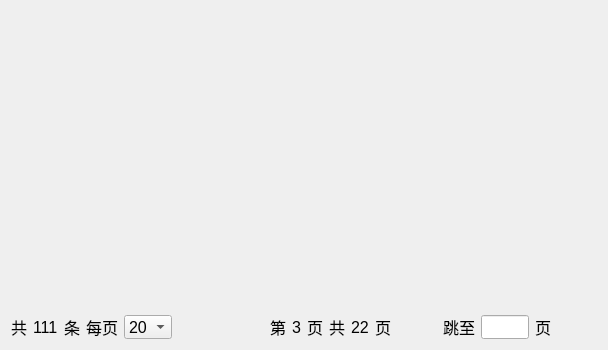
<?xml version="1.0" encoding="UTF-8"?>
<ui version="4.0">
 <class>ViewDBWidget</class>
 <widget class="QWidget" name="ViewDBWidget">
  <property name="geometry">
   <rect>
    <x>0</x>
    <y>0</y>
    <width>604</width>
    <height>350</height>
   </rect>
  </property>
  <property name="windowTitle">
   <string>Form</string>
  </property>
  <layout class="QVBoxLayout" name="verticalLayout" stretch="19,1">
   <item>
    <layout class="QHBoxLayout" name="TableLayout"/>
   </item>
   <item>
    <layout class="QHBoxLayout" name="horizontalLayout_5">
     <item>
      <spacer name="horizontalSpacer_2">
       <property name="orientation">
        <enum>Qt::Horizontal</enum>
       </property>
       <property name="sizeHint" stdset="0">
        <size>
         <width>40</width>
         <height>20</height>
        </size>
       </property>
      </spacer>
     </item>
     <item>
      <layout class="QHBoxLayout" name="horizontalLayout">
       <item>
        <widget class="QLabel" name="label">
         <property name="minimumSize">
          <size>
           <width>0</width>
           <height>24</height>
          </size>
         </property>
         <property name="font">
          <font>
           <pointsize>12</pointsize>
          </font>
         </property>
         <property name="text">
          <string>共</string>
         </property>
        </widget>
       </item>
       <item>
        <widget class="QLabel" name="lab_TotoalRecord">
         <property name="minimumSize">
          <size>
           <width>0</width>
           <height>24</height>
          </size>
         </property>
         <property name="font">
          <font>
           <pointsize>12</pointsize>
          </font>
         </property>
         <property name="text">
          <string>111</string>
         </property>
        </widget>
       </item>
       <item>
        <widget class="QLabel" name="label_2">
         <property name="minimumSize">
          <size>
           <width>0</width>
           <height>24</height>
          </size>
         </property>
         <property name="font">
          <font>
           <pointsize>12</pointsize>
          </font>
         </property>
         <property name="text">
          <string>条</string>
         </property>
        </widget>
       </item>
       <item>
        <widget class="QLabel" name="label_3">
         <property name="minimumSize">
          <size>
           <width>0</width>
           <height>24</height>
          </size>
         </property>
         <property name="font">
          <font>
           <pointsize>12</pointsize>
          </font>
         </property>
         <property name="text">
          <string>每页</string>
         </property>
        </widget>
       </item>
       <item>
        <widget class="QComboBox" name="comBox_EachPage">
         <property name="minimumSize">
          <size>
           <width>0</width>
           <height>24</height>
          </size>
         </property>
         <property name="font">
          <font>
           <pointsize>12</pointsize>
          </font>
         </property>
         <item>
          <property name="text">
           <string>20</string>
          </property>
         </item>
         <item>
          <property name="text">
           <string>30</string>
          </property>
         </item>
         <item>
          <property name="text">
           <string>40</string>
          </property>
         </item>
         <item>
          <property name="text">
           <string>50</string>
          </property>
         </item>
        </widget>
       </item>
       <item>
        <widget class="QPushButton" name="btn_ReLoad">
         <property name="enabled">
          <bool>true</bool>
         </property>
         <property name="cursor">
          <cursorShape>PointingHandCursor</cursorShape>
         </property>
         <property name="toolTip">
          <string>&lt;html&gt;&lt;head/&gt;&lt;body&gt;&lt;p&gt;重新载入&lt;/p&gt;&lt;/body&gt;&lt;/html&gt;</string>
         </property>
         <property name="text">
          <string/>
         </property>
         <property name="icon">
          <iconset>
           <normalon>:/PIC/Reflash.png</normalon>
          </iconset>
         </property>
         <property name="iconSize">
          <size>
           <width>24</width>
           <height>24</height>
          </size>
         </property>
         <property name="checkable">
          <bool>false</bool>
         </property>
         <property name="autoDefault">
          <bool>false</bool>
         </property>
         <property name="default">
          <bool>false</bool>
         </property>
         <property name="flat">
          <bool>true</bool>
         </property>
        </widget>
       </item>
      </layout>
     </item>
     <item>
      <spacer name="horizontalSpacer_5">
       <property name="orientation">
        <enum>Qt::Horizontal</enum>
       </property>
       <property name="sizeHint" stdset="0">
        <size>
         <width>40</width>
         <height>20</height>
        </size>
       </property>
      </spacer>
     </item>
     <item>
      <layout class="QHBoxLayout" name="horizontalLayout_4">
       <item>
        <widget class="QPushButton" name="btn_PageUp">
         <property name="cursor">
          <cursorShape>PointingHandCursor</cursorShape>
         </property>
         <property name="toolTip">
          <string>前一页</string>
         </property>
         <property name="text">
          <string/>
         </property>
         <property name="icon">
          <iconset>
           <normalon>:/PIC/PageUp.png</normalon>
          </iconset>
         </property>
         <property name="iconSize">
          <size>
           <width>24</width>
           <height>24</height>
          </size>
         </property>
         <property name="flat">
          <bool>true</bool>
         </property>
        </widget>
       </item>
       <item>
        <layout class="QHBoxLayout" name="horizontalLayout_3">
         <item>
          <widget class="QLabel" name="label_4">
           <property name="minimumSize">
            <size>
             <width>0</width>
             <height>24</height>
            </size>
           </property>
           <property name="font">
            <font>
             <pointsize>12</pointsize>
            </font>
           </property>
           <property name="text">
            <string>第</string>
           </property>
          </widget>
         </item>
         <item>
          <widget class="QLabel" name="lab_CurrentPage">
           <property name="minimumSize">
            <size>
             <width>0</width>
             <height>24</height>
            </size>
           </property>
           <property name="font">
            <font>
             <pointsize>12</pointsize>
            </font>
           </property>
           <property name="text">
            <string>3</string>
           </property>
          </widget>
         </item>
         <item>
          <widget class="QLabel" name="label_5">
           <property name="minimumSize">
            <size>
             <width>0</width>
             <height>24</height>
            </size>
           </property>
           <property name="font">
            <font>
             <pointsize>12</pointsize>
            </font>
           </property>
           <property name="text">
            <string>页</string>
           </property>
          </widget>
         </item>
         <item>
          <widget class="QLabel" name="label_6">
           <property name="minimumSize">
            <size>
             <width>0</width>
             <height>24</height>
            </size>
           </property>
           <property name="font">
            <font>
             <pointsize>12</pointsize>
            </font>
           </property>
           <property name="text">
            <string>共</string>
           </property>
          </widget>
         </item>
         <item>
          <widget class="QLabel" name="lab_TotoalPages">
           <property name="minimumSize">
            <size>
             <width>0</width>
             <height>24</height>
            </size>
           </property>
           <property name="font">
            <font>
             <pointsize>12</pointsize>
            </font>
           </property>
           <property name="text">
            <string>22</string>
           </property>
          </widget>
         </item>
         <item>
          <widget class="QLabel" name="label_7">
           <property name="minimumSize">
            <size>
             <width>0</width>
             <height>24</height>
            </size>
           </property>
           <property name="font">
            <font>
             <pointsize>12</pointsize>
            </font>
           </property>
           <property name="text">
            <string>页</string>
           </property>
          </widget>
         </item>
        </layout>
       </item>
       <item>
        <widget class="QPushButton" name="btn_PageDown">
         <property name="cursor">
          <cursorShape>PointingHandCursor</cursorShape>
         </property>
         <property name="toolTip">
          <string>后一页</string>
         </property>
         <property name="text">
          <string/>
         </property>
         <property name="icon">
          <iconset>
           <normalon>:/PIC/PageDown.png</normalon>
          </iconset>
         </property>
         <property name="iconSize">
          <size>
           <width>24</width>
           <height>24</height>
          </size>
         </property>
         <property name="flat">
          <bool>true</bool>
         </property>
        </widget>
       </item>
      </layout>
     </item>
     <item>
      <layout class="QHBoxLayout" name="horizontalLayout_2">
       <item>
        <widget class="QLabel" name="label_8">
         <property name="minimumSize">
          <size>
           <width>0</width>
           <height>24</height>
          </size>
         </property>
         <property name="font">
          <font>
           <pointsize>12</pointsize>
          </font>
         </property>
         <property name="text">
          <string>跳至</string>
         </property>
        </widget>
       </item>
       <item>
        <widget class="QLineEdit" name="lineEdit_PageNum">
         <property name="minimumSize">
          <size>
           <width>48</width>
           <height>24</height>
          </size>
         </property>
         <property name="maximumSize">
          <size>
           <width>48</width>
           <height>16777215</height>
          </size>
         </property>
         <property name="font">
          <font>
           <pointsize>12</pointsize>
          </font>
         </property>
        </widget>
       </item>
       <item>
        <widget class="QLabel" name="label_9">
         <property name="minimumSize">
          <size>
           <width>0</width>
           <height>24</height>
          </size>
         </property>
         <property name="font">
          <font>
           <pointsize>12</pointsize>
          </font>
         </property>
         <property name="text">
          <string>页</string>
         </property>
        </widget>
       </item>
       <item>
        <widget class="QPushButton" name="btn_Goto">
         <property name="cursor">
          <cursorShape>PointingHandCursor</cursorShape>
         </property>
         <property name="toolTip">
          <string>跳转到</string>
         </property>
         <property name="text">
          <string/>
         </property>
         <property name="icon">
          <iconset>
           <normalon>:/PIC/Goto.png</normalon>
          </iconset>
         </property>
         <property name="iconSize">
          <size>
           <width>24</width>
           <height>24</height>
          </size>
         </property>
         <property name="flat">
          <bool>true</bool>
         </property>
        </widget>
       </item>
      </layout>
     </item>
     <item>
      <spacer name="horizontalSpacer_4">
       <property name="orientation">
        <enum>Qt::Horizontal</enum>
       </property>
       <property name="sizeHint" stdset="0">
        <size>
         <width>40</width>
         <height>20</height>
        </size>
       </property>
      </spacer>
     </item>
    </layout>
   </item>
  </layout>
 </widget>
 <resources>
  <include location="../RES/img.qrc"/>
 </resources>
 <connections/>
</ui>
